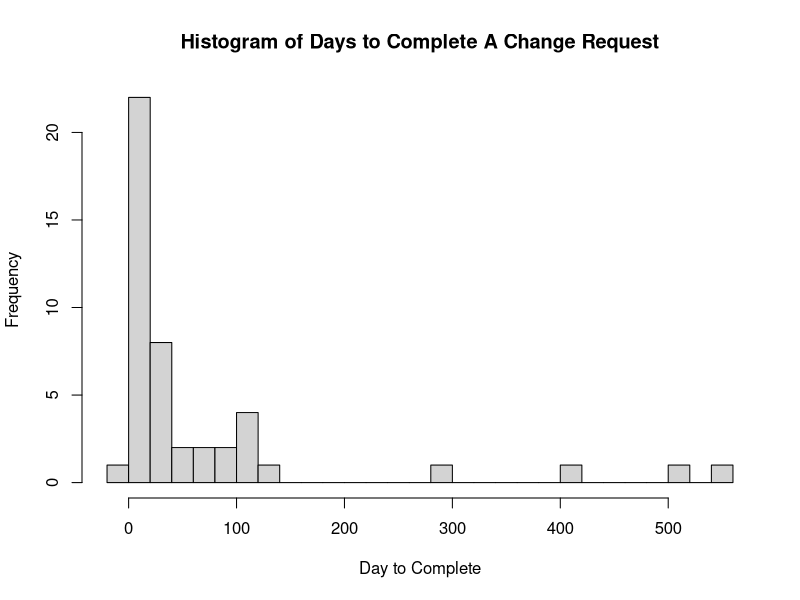
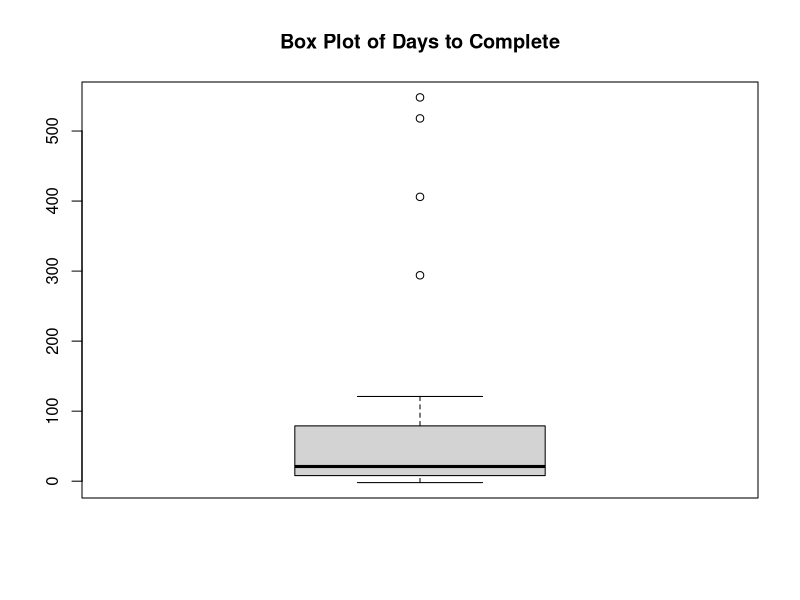
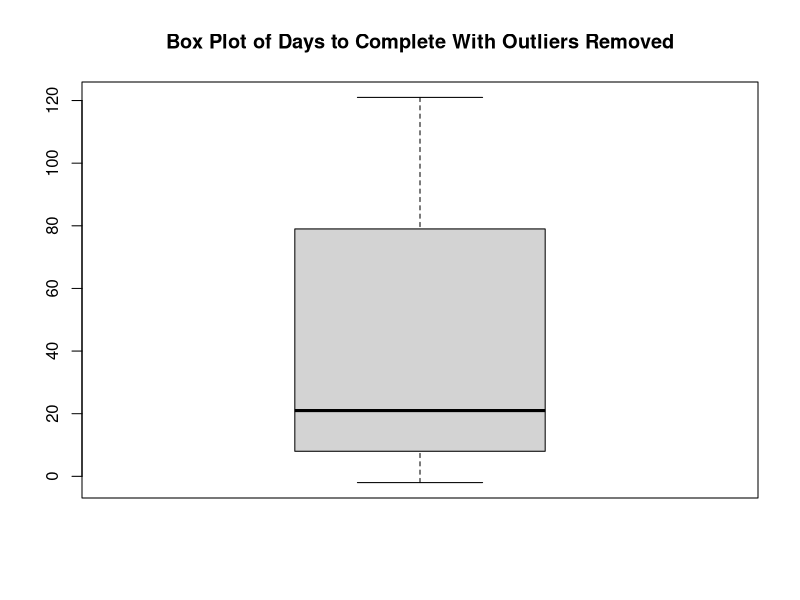
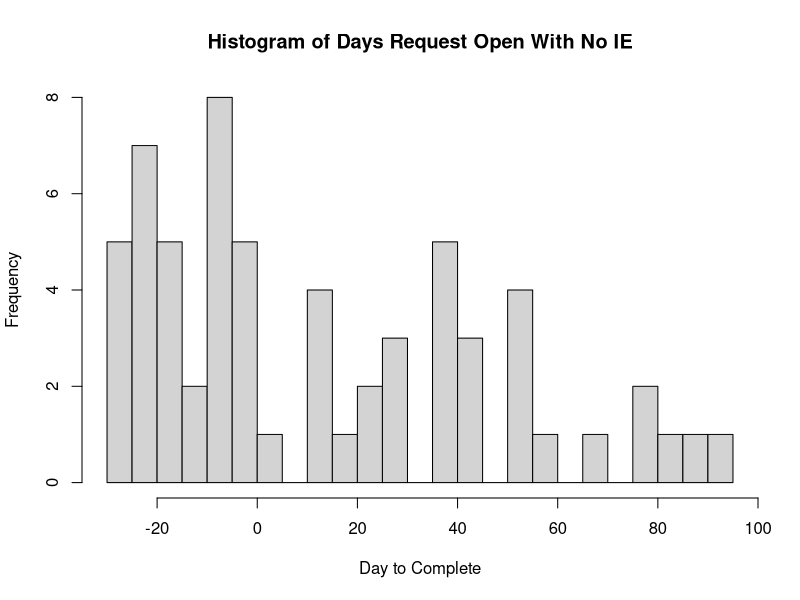
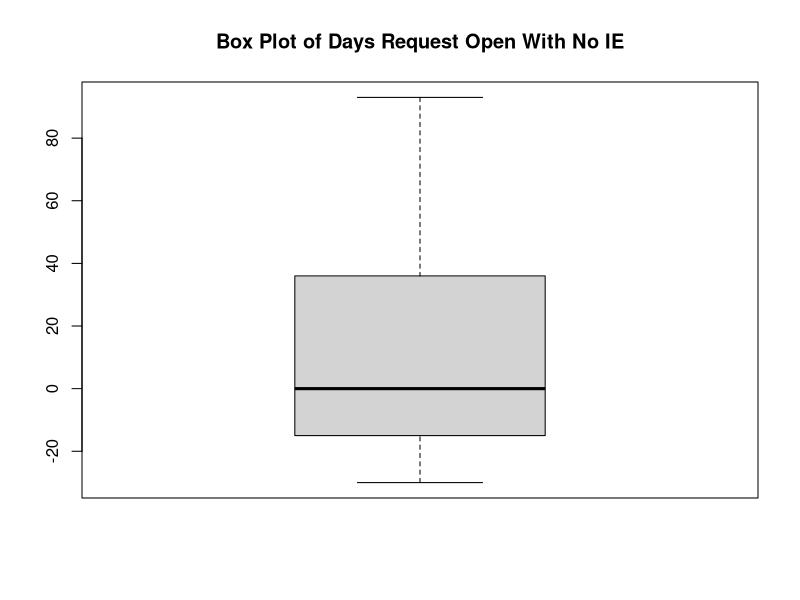
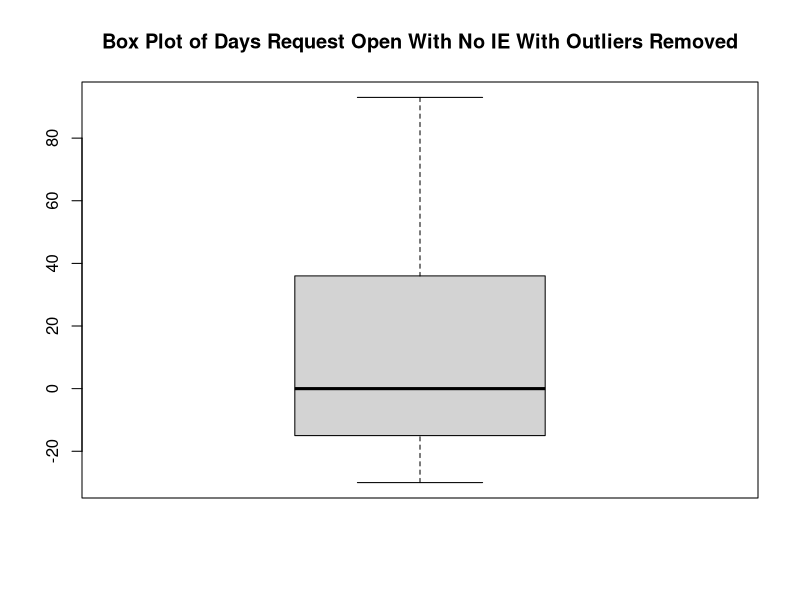

R code for these plots, in order:
## ---- chunk 1
knitr::opts_chunk$set(echo = TRUE)
## ---- chunk 2
library(lubridate)
## ---- chunk 3
ACR.raw <- read.csv(file = "./data/ACR.csv",
                    stringsAsFactors = FALSE)
name <- c("SQA",
          "Application",
          "CRNumber",
          "CRDate",
          "CRApproved",
          "IENumber",
          "IEDate",
          "IEApproved",
          "Reason",
          "Comments")
names(ACR.raw) <- name
rm(name)
ACR <- ACR.raw
## ---- chunk 4
ACR$SQA <- as.factor(ACR$SQA)
ACR$Application <- as.factor(ACR$Application)
ACR$CRApproved <- as.factor(ACR$CRApproved)
ACR$IEApproved <- as.factor(ACR$IEApproved)
levels(ACR$IEApproved)[1] <- NA
ACR$Reason <- as.factor(ACR$Reason)
levels(ACR$Reason)[1] <- NA
## ---- chunk 5
ACR$CRDate <- as.Date(ACR$CRDate, format = "%d-%b-%y")
ACR$IEDate<- as.Date(ACR$IEDate, format = "%d-%b-%y")
ACR$CRmonth <- lubridate::month(ACR$CRDate, label = TRUE)
ACR$CRyear <- lubridate::year(ACR$CRDate)
ACR$IEmonth <- lubridate::month(ACR$IEDate, label = TRUE)
ACR$IEyear <- lubridate::year(ACR$IEDate)          
## ---- chunk 6
str(ACR)
## ---- chunk 7
#create master dataframe
work <- subset(ACR,
               subset = (CRmonth == "Jan" & CRyear == 2019) |
                    (subset = IEmonth == "Jan" & IEyear == 2019))
# Create the CR data fram
workCR <- subset(ACR,
               subset = CRmonth == "Jan" & CRyear == 2019)
# create the IE data frame.
workIE <- subset(ACR,
               subset = IEmonth == "Jan" & IEyear == 2019)
## ---- chunk 8
nrow(subset(workCR,
            subset = (CRApproved == "A" | CRApproved == "A-FP")))
## ---- chunk 9
nrow(subset(workCR,
            subset = (CRApproved == "D")))
## ---- chunk 10
nrow(subset(workIE,
            subset = (IEApproved == "A" | IEApproved == "A-FP")))
## ---- chunk 11
nrow(subset(workIE,
            subset = (CRApproved == "D")))
## ---- chunk 12
nrow(subset(workCR,
            subset = CRApproved == "A-FP")) / 
     nrow(workCR) * 100
## ---- chunk 13
nrow(subset(workIE,
            subset = IEApproved == "A-FP")) / 
     nrow(workIE) * 100
## ---- chunk 14
nrow(subset(work,
            subset = (CRApproved == "A-FP" & IEApproved == "A-FP"))) /
     nrow(work) * 100
## ---- chunk 15
table(subset(workCR, 
             subset = CRApproved != "D")$Application)

## ---- chunk 16
table(subset(workIE, 
             subset = IEApproved != "D")$Application)


## ---- chunk 17
table(subset(workCR, 
             subset = CRApproved != "D")$Application) +
     table(subset(workIE, 
             subset = IEApproved != "D")$Application)

## ---- chunk 18
# select records that have been approved (both CR adn IE)
work.all <- subset(ACR,
                   subset = ((CRApproved == "A" | CRApproved == "A-FP") &
                                  (IEApproved == "A" | IEApproved == "A-FP")))
# now further select records from above that were completed in the correct month
work.all <- subset(work.all,
                   subset = (IEmonth == "Jan" & IEyear == 2019))
# compute interval
work.all$Interval <- as.numeric(work.all$IEDate - work.all$CRDate)
# results
nrow(work.all)
summary(work.all$Interval)
sd(work.all$Interval)
table(work.all$Interval)
quantile(work.all$Interval)
hist(work.all$Interval,
     breaks = 20,
     main = "Histogram of Days to Complete A Change Request",
     xlab = "Day to Complete")
boxplot(work.all$Interval,
        main = "Box Plot of Days to Complete")
boxplot(work.all$Interval,
        main = "Box Plot of Days to Complete With Outliers Removed",
        outline = FALSE)
## ---- chunk 19
# selected records that have approved CR but no IE
work.open <- subset(ACR,
                    subset = (CRApproved == "A-FP" | CRApproved == "A") & 
                         is.na(IEApproved))
# compute days open
work.open$daysOpen <- as.numeric(as.Date("2-Jan-19", format = "%d-%b-%y") - 
                                      work.open$CRDate)
# Results
nrow(work.open)
summary(work.open$daysOpen)
sd(work.open$daysOpen)
quantile(work.open$daysOpen)
hist(work.open$daysOpen,
     breaks = 20,
     main = "Histogram of Days Request Open With No IE",
     xlab = "Day to Complete")
boxplot(work.open$daysOpen,
        main = "Box Plot of Days Request Open With No IE")
boxplot(work.open$daysOpen,
        main = "Box Plot of Days Request Open With No IE With Outliers Removed",
        outline = FALSE)
